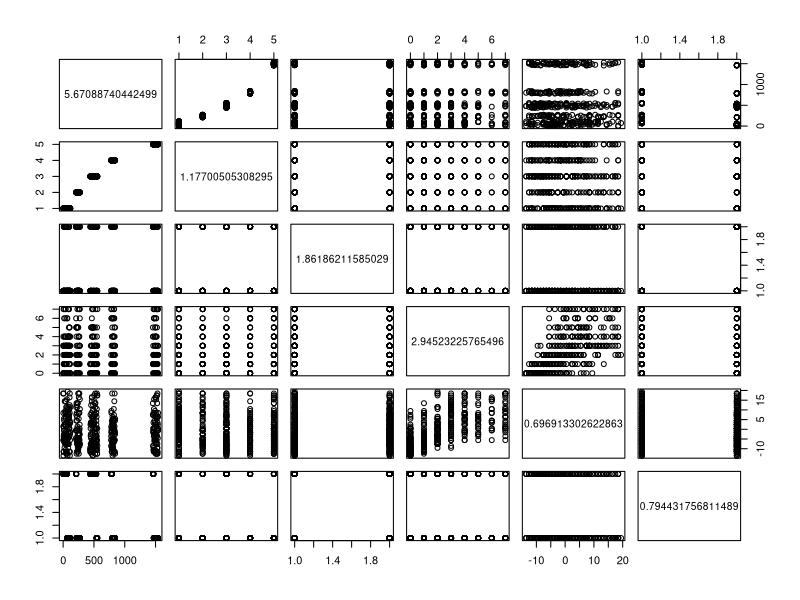
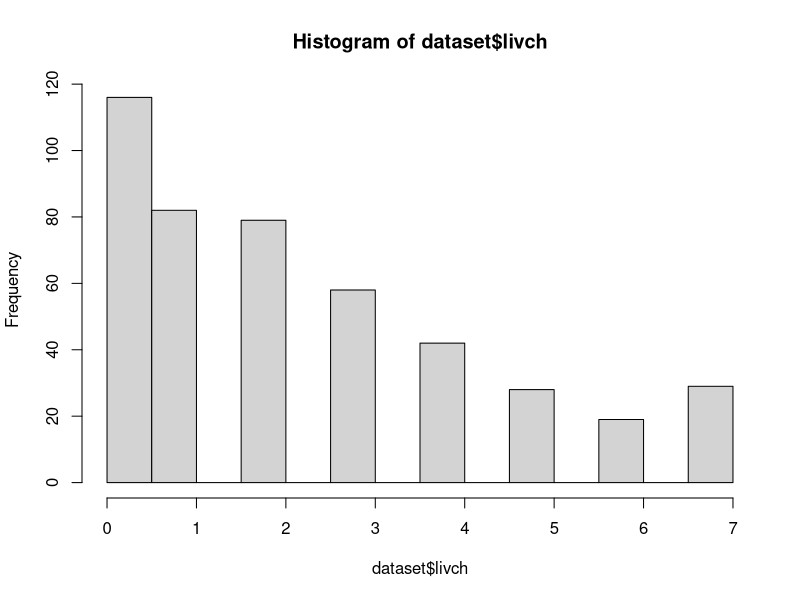

Write the R code that produced these figures, in order.
## ---- chunk 1
knitr::opts_chunk$set(echo = TRUE)
## ---- chunk 2
# Read in data
dataset <- read.csv("Contraception315.csv")
# Convert District variable into factor
dataset$district <- as.factor(dataset$district)
str(dataset)
# Fit a Poisson Regression
poisson_full <- glm(formula = livch ~ district + use + urban + age, 
                     data = dataset, family = poisson())
summary(poisson_full)
## ---- chunk 3
library(MASS)
# Apply the forward selection
poisson_null <- glm(livch ~ 1, data = dataset, family = poisson())
poisson_model1 <- step(poisson_full, direction = "backward")
summary(poisson_model1)
## ---- chunk 4
# Age
age_response <- (exp(poisson_model1$coefficients['age']) - 1) * 100; age_response 
## ---- chunk 5
# useY
use_response <- (exp(poisson_model1$coefficients['useY']) - 1) * 100; use_response  
# 95% confidence interval with SE of 0.0676
(exp(poisson_model1$coefficients['useY'] - 2 * 0.0676) - 1) * 100
(exp(poisson_model1$coefficients['useY'] + 2 * 0.0676) - 1) * 100
## ---- chunk 6
# urbanY
urban_response <- (exp(-poisson_model1$coefficients['urbanY']) - 1) * 100; urban_response
# 95% confidence interval with SE of 0.0788
(exp(-poisson_model1$coefficients['urbanY'] - 2 * 0.0788) - 1) * 100
(exp(-poisson_model1$coefficients['urbanY'] + 2 * 0.0788) - 1) * 100
## ---- chunk 7
summary(poisson_model1)
## ---- chunk 8
library(dplyr)
dataset1 <- dataset %>%
  mutate(child = case_when(livch == 0 ~ 0,
                           livch > 0 ~ 1))
head(dataset1)
## ---- chunk 9
lr_full <- glm(child ~ district + use + age + urban, data = dataset1, family = binomial())
summary(lr_full)
## ---- chunk 10
lr_null<- glm(child ~ 1, family = binomial(), data = dataset1)
# Apply the backward selection
lr1 <- stepAIC(lr_full, direction = 'backward', 
                scope = list(upper = lr_full,lower = lr_null))
summary(lr1)
## ---- chunk 11
pred_glm <- predict(poisson_model1, type = "response")
prob_glm <- (1 - exp(-pred_glm)) * 100
summary(prob_glm)
pred_lr <- predict(lr1, type="response")
prob_lr <- exp(pred_lr) / (1+exp(pred_lr)) * 100
summary(prob_lr)
## ---- chunk 12
plot(dataset, pred_glm)

## ---- chunk 13
summary(dataset[,2:6])
## ---- chunk 14
hist(dataset$livch)
